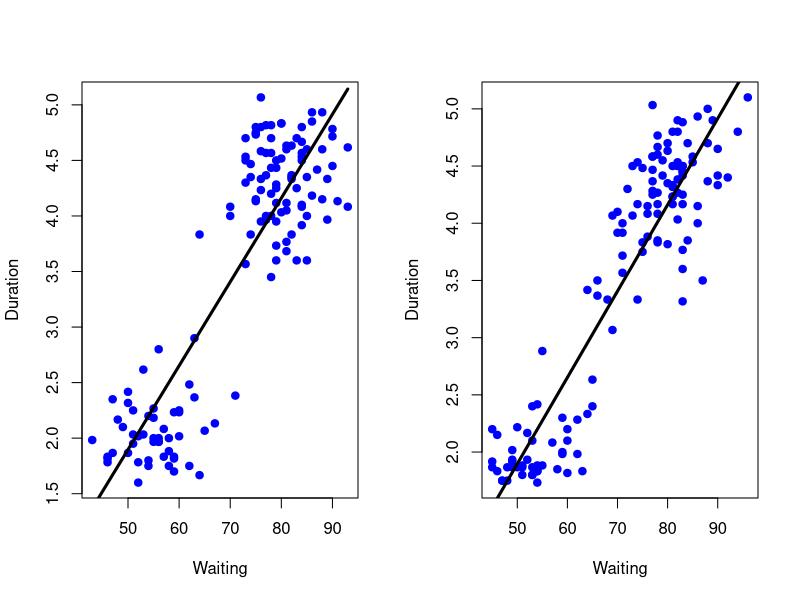
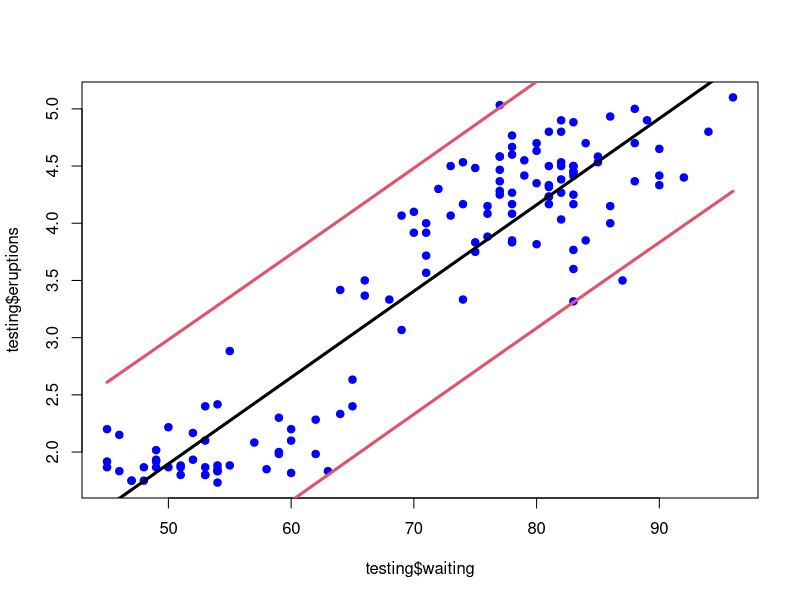

Source code (R) for these figures, in order:
library(caret)
data(faithful)
dim(faithful)


inTrain <- createDataPartition(faithful$waiting, p=0.5, list=F)
training <- faithful[inTrain,]
testing <- faithful[-inTrain,]

# train in R
lm1 <- lm(eruptions ~ ., data=training)
summary(lm1)

# train in caret
modelFit <- train(eruptions ~ waiting, method='lm', data=training)
summary(modelFit)

# plotting
par(mfrow=c(1,2))
plot(training$waiting, training$eruptions, pch=19, col="blue", xlab="Waiting", ylab="Duration")
lines(training$waiting, predict(lm1), lwd=3)
plot(testing$waiting, testing$eruptions, pch=19, col="blue", xlab="Waiting", ylab="Duration")
lines(testing$waiting, predict(lm1, newdata=testing), lwd=3)

# rmse
sqrt(sum((lm1$fitted - training$eruptions)^2))
# rmse for test set
sqrt(sum((predict(lm1, newdata=testing) - testing$eruptions)^2))

# plot prediction interval
par(mfrow=c(1,1))
pred1 <- predict(lm1, newdata=testing, interval="prediction")
ord <- order(testing$waiting)
plot(testing$waiting, testing$eruptions, pch=19, col="blue")
matlines(testing$waiting[ord], pred1[ord,], type="l",,col=c(1,2,2), lty=c(1,1,1), lwd=3)
